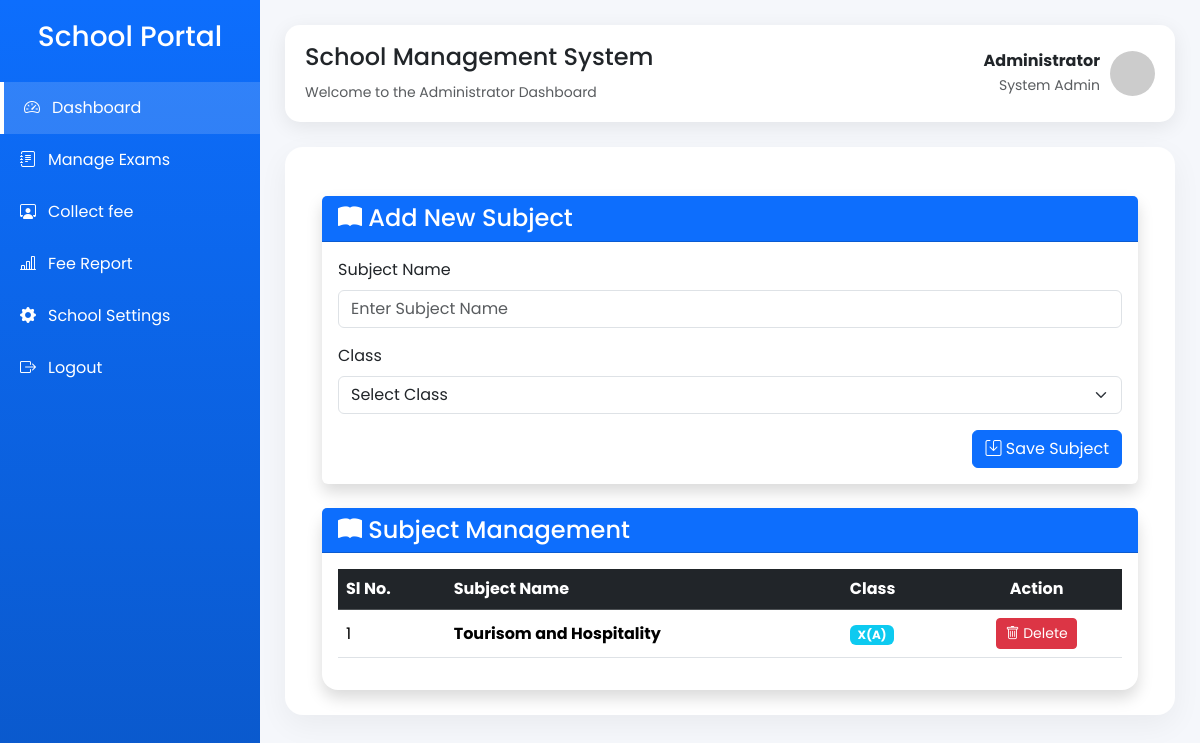
Before: /add_subject (signed in) with the older database file.
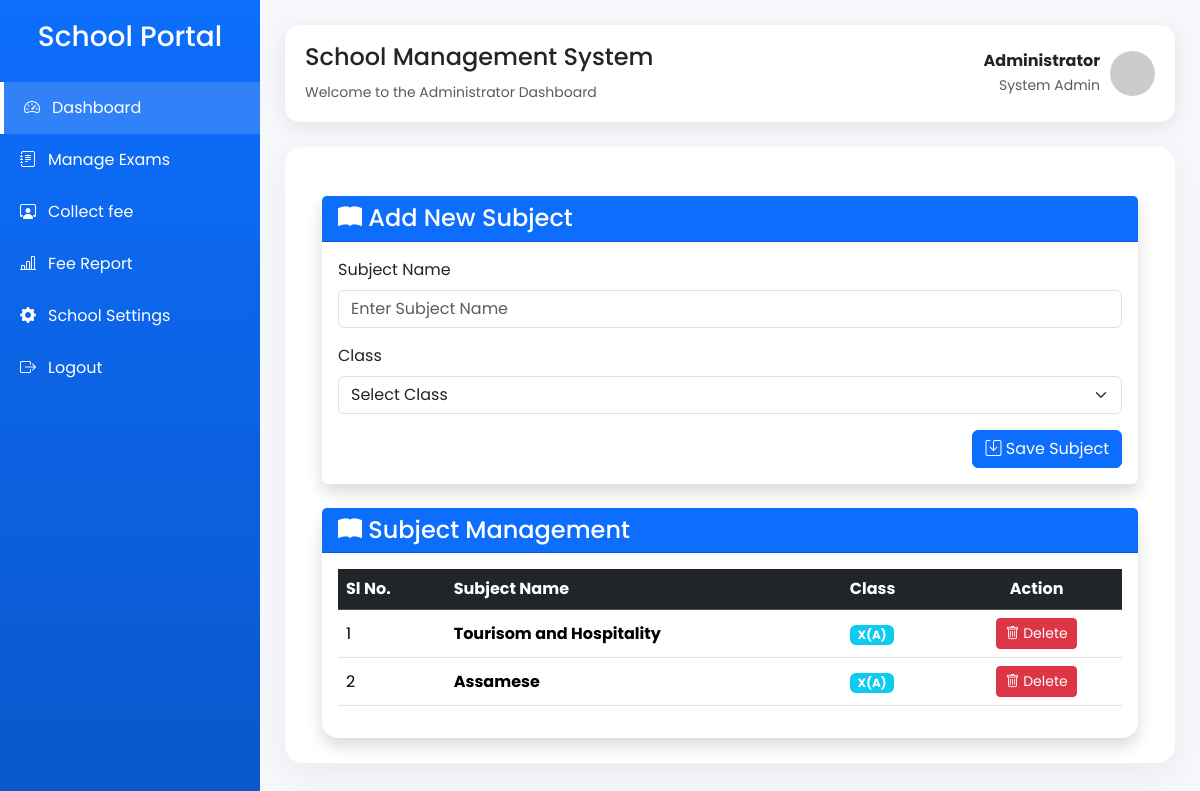
After: the same page with the newer database file.
### application/model.py (models this page shows, shortened)
class Subject(db.Model):
    __tablename__ = "subjects"
    id = db.Column(db.Integer, primary_key=True)
    name = db.Column(db.String(50), nullable=False)
    class_id = db.Column(db.Integer,db.ForeignKey("classes.id"),nullable=False)
    school_class = db.relationship("SchoolClass",back_populates="subjects")
    exams = db.relationship("Exam", back_populates="subject",cascade="all, delete-orphan" )
    staff = db.relationship("Staff",back_populates="subject" , uselist = False )

class SchoolClass(db.Model):
    __tablename__ = "classes"
    id = db.Column(db.Integer, primary_key=True)
    name = db.Column(db.String(20), nullable=False)
    section = db.Column(db.String(10), nullable=False)
    students = db.relationship("Student",back_populates="school_class",cascade="all, delete-orphan")
    subjects = db.relationship("Subject",back_populates="school_class",cascade="all, delete-orphan" )
    fee_types = db.relationship("FeeType",back_populates="school_class",cascade="all, delete-orphan")
    __table_args__ = (
        db.UniqueConstraint(
            "name",
            "section",
            name="unique_class_section"
        ),
    )

### application/controler.py (the view, shortened to what this page needs)
@app.route("/add_subject", methods=["GET", "POST"])
def add_subject():
    if current_user.role is None or current_user.role != "admin":
        flash("Only staff can access this page.", "danger")
        return redirect(url_for("login"))
    classes = SchoolClass.query.all()
    subjects = Subject.query.order_by(Subject.class_id).all()
    return render_template("admin/add_subject.html" , subjects=subjects ,classes= classes)

### application/controler.py (called while the page is built)
@login_manager.user_loader
def load_user(user_id):
    return User.query.get(int(user_id))

### templates/admin/add_subject.html (shortened to what this page needs)
{% extends "admin/admin_dashboard.html" %}
{% block content %}
<div class="container mt-4">
    <div class="card shadow border-0">
        <div class="card-header bg-primary text-white">
            <h4 class="mb-0">
                <i class="bi bi-book-fill"></i>
                Add New Subject
            </h4>
        </div>
        <div class="card-body">
            <form method="POST" method="POST">
                <div class="mb-3">
                    <label class="form-label">Subject Name</label>
                    <input
                        type="text"
                        class="form-control"
                        name="name"
                        placeholder="Enter Subject Name"
                        required>
                </div>
                <div class="mb-3">
                    <label class="form-label">Class</label>
                    <select class="form-select" name="class_name" required>
                        <option value="">Select Class</option>
                    </select>
                </div>
                <div class="text-end">
                    <button type="submit"
                            class="btn btn-primary">
                        <i class="bi bi-save"></i>
                        Save Subject
                    </button>
                </div>
            </form>
        </div>
    </div>
</div>
<div class="container mt-4">
    <div class="card shadow border-0 rounded-4">
        <div class="card-header bg-primary text-white d-flex justify-content-between align-items-center">
            <h4 class="mb-0">
                <i class="bi bi-book-fill"></i>
                Subject Management
            </h4>
        </div>
        <div class="card-body">
            <div class="table-responsive">
                <table class="table table-hover align-middle">
                    <thead class="table-dark">
                        <tr>
                            <th>Sl No.</th>
                            <th>Subject Name</th>
                            <th>Class</th>
                            <th class="text-center">Action</th>
                        </tr>
                    </thead>
                    <tbody>
                        {% for subject in subjects %}
                        <tr>
                            <td>{{ loop.index }}</td>
                            <td>
                                <strong>{{ subject.name }}</strong>
                            </td>
                            <td>
                                <span class="badge bg-info">
                                    {{ subject.school_class.name }}({{subject.school_class.section }})
                                </span>
                            </td>
                            <td class="text-center">
                                <form action="/delete_subject/{{subject.id}}" method="POST" class="d-inline">
                                    <button type="submit" class="btn btn-danger btn-sm" onclick="return confirm('Delete this subject?')">
                                        <i class="bi bi-trash"></i>
                                        Delete
                                    </button>
                                </form>
                            </td>
                        </tr>
                        {% endfor %}
                    </tbody>
                </table>
            </div>
        </div>
    </div>
</div>
{% endblock %}

Changed rows visible on the page:
added Subject: name "Assamese", school_class.name "X", school_class.section "A"
